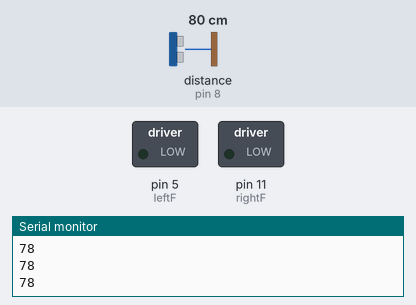
Bench run of a sketch on a simulated Arduino Uno, built with avr-gcc and run on an emulated ATmega328P. Parts: switched loads named in the sketch (green lamp = pin HIGH), the last lines printed to the serial monitor. Wiring (inferred from the names in the program): ultrasonic range finder: trigger pin 13; echo pin 8. The inputs (shaded band) are chosen by the test bench; at power-on: distance to the obstacle (sensor on pin 8) 80 cm. The echo pulse lasts 58.3 µs per cm; pins used as bus, display or sensor lines are not drawn.

Above: at 1.2 s.
1.3 s: distance to the obstacle (sensor on pin 8) set to 14 cm
2.8 s: distance to the obstacle (sensor on pin 8) set to 11 cm
At 5.0 s:
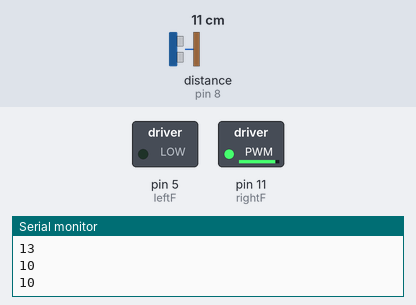
At 5.8 s:
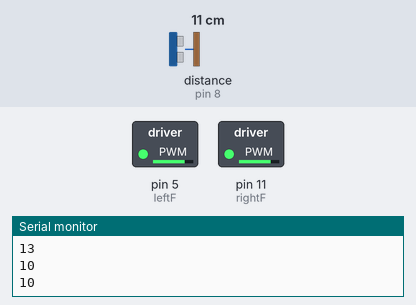
Timing chart, 0 to 11.8 s (numbered marks = the images above; inputs shaded):
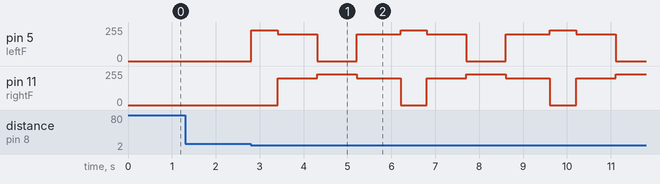

Measured:
- the behaviour switches between 13 and 12 cm on distance to the obstacle (sensor on pin 8) (found by bisection; images 0 and 1)
- after the input at 2.8 s, pin 5 (leftF): 0/255 → 230/255 at once, then repeats every 3.4 s: 200/255 0.90 s, 0/255 0.90 s, 200/255 1.0 s, 230/255 0.60 s; pin 11 (rightF): 0/255 → 200/255 after 0.61 s, then repeats every 3.4 s: 230/255 0.90 s, 200/255 1.0 s, 0/255 0.60 s, 200/255 0.90 s

The sketch:

objectAvoidance.ino
```cpp
const int leftF = 5; // motor left - going forward
const int rightF = 11; //motor right - going forward

const int rotary1 = 2;
const int rotary2 = 3;

int previousState;
int state;

int adjustSpeed;
int rightSpeed;
int leftSpeed;
int rightValue;
int leftValue;

const int echoPin = 8; // attach pin D2 Arduino to pin Echo of HC-SR04
const int trigPin = 13; // attach pin D3 Arduino to pin Trig of HC-SR04
long duration; // Variable to store time taken to the pulse to reach receiver
long distance; // Variable to store distance calculated using formula

void setup(){
  Serial.begin(9600);
  pinMode(rightF, OUTPUT);
  pinMode(leftF, OUTPUT);
  pinMode(rotary1, INPUT);
  pinMode(rotary2, INPUT);
  pinMode(echoPin, INPUT);
  pinMode(trigPin, OUTPUT);
}

void loop(){
  getDistance();
  Serial.println(distance);
  if(distance < 12){
    avoidObject();
  }else{
    idle();
  }
}

void adjustLeft(){
  rightSpeed = map(rightValue, 0, 1023, 0, 255);
  analogWrite(leftF, 255);
  analogWrite(rightF, rightSpeed);
}

void adjustRight(){
  leftSpeed = map(leftValue, 0, 1023, 0, 255);
  analogWrite(leftF, leftSpeed);
  analogWrite(rightF, 255);
}

void forward(){
  analogWrite(leftF, 200);
  analogWrite(rightF, 200);
}

void turnRight(){
  analogWrite(leftF, 0);
  analogWrite(rightF, 230);
}

void turnLeft(){
  analogWrite(leftF, 230);
  analogWrite(rightF, 0);
}

void avoidObject(){
    boolean turningLeft = true;
    boolean turningRight = false;
    boolean changedPosition1 = false;
    boolean changedPosition2 = false;

    if(turningLeft){
      idle(); //stopping the motors so the robot will not move
      turnLeft();// turning left to avoid object
      delay(600);
      turningLeft = false;
      changedPosition1 = true;
    }
    if(changedPosition1){
      idle(); //stopping the motors so the robot will not move
      forward(); // going forward - on the lateral side of the object
      delay(900);
      changedPosition1 = false;
      turningRight = true;
    }
    if(turningRight){
      idle(); //stopping the motors so the robot will not move
      turnRight(); //moving right so robot will be headed back for the line
      delay(900);
      changedPosition2 = true;
      turningRight = false;
    }
    if(changedPosition2){
      idle(); // stopping the motor so the robot will not move
      forward(); // going forward to get to the line -- object avoided
      delay(1000);
      changedPosition1 = false;
      changedPosition2 = false;
      turningRight = false;
      turningLeft = false;
    }
  }

void getDistance(){
  //send a 10ms pulse to HC-SR04
  digitalWrite(trigPin, LOW); //initialize trigPin on low
  delayMicroseconds(2); // wait 2ms before sending pulse
  digitalWrite(trigPin,HIGH); //send pulse to trigPin to send UltraSonic wave for detection
  delayMicroseconds(10); //keep trigPin HIGH for 10ms
  digitalWrite(trigPin,LOW); //stop sending pulse
  //calculating distance
  duration = pulseIn(echoPin, HIGH); //storing how much time it took to get the pulse back
  distance = duration * 0.034 / 2; //calculating distance based on time from pulseIn
  Serial.println(distance);
   // waiting before taking another measurement
}

void idle(){
  analogWrite(leftF, 0);
  analogWrite(rightF, 0);
}
```
